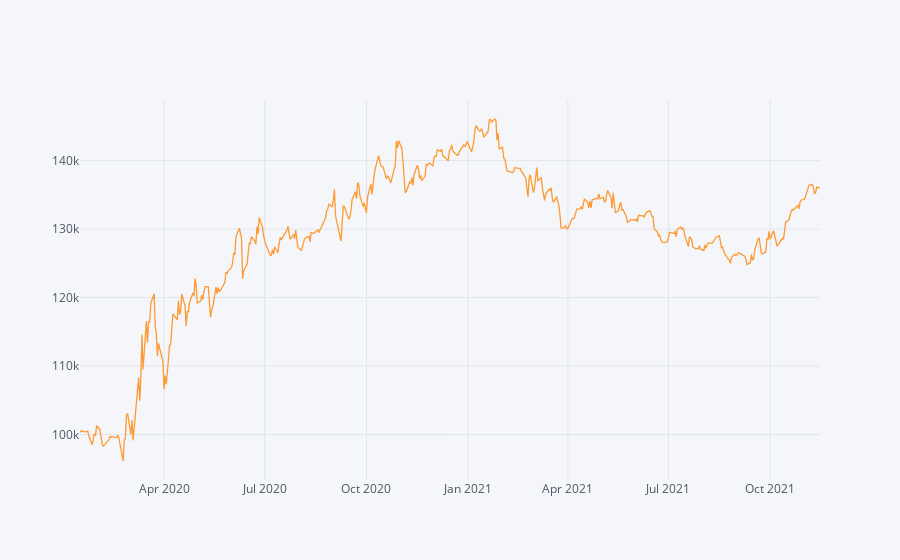

The notebook cell saved with this chart:
### Code cell
r_df = results['result_df']
#Calculate the Absolute Return of our trend-following trading strategy
absolute_return_tf = (r_df['account_val'].iloc[-1]-starting_capital)/starting_capital

#Calculate the CAGR or our trend-following trading strategy
CAGR_tf = ((r_df['account_val'].iloc[-1]/starting_capital)**(252/len(df)))-1
#or
CAGR_tf = ((r_df['account_val'].iloc[-1]/starting_capital)**(365/(df.index[-1] - df.index[0]).days))-1

#Calculate the IR (Sharpe without RF-rate) of our trend-following trading strategy
information_ratio_tf=(r_df.account_val.pct_change().mean()/r_df.account_val.pct_change().std())*((252) **0.5)

#Plot the equity curve (hint: use 'account_val')
r_df.account_val.iplot()
#or
r_df.account_val.plot()

### Figure 1 — Plotly figure (JSON) as saved in the notebook; plotly's stock layout.template omitted (floating-point values rounded to 4 significant figures; data arrays with more than 128 entries replaced by an {"elided": "..."} marker saying what was removed)
{"data": [{"line": {"color": "rgba(255, 153, 51, 1.0)", "dash": "solid", "shape": "linear", "width": 1.3}, "mode": "lines", "name": "account_val", "text": "", "type": "scatter", "x": {"elided": "463 str values"}, "y": {"elided": "463 float values"}}], "layout": {"legend": {"bgcolor": "#F5F6F9", "font": {"color": "#4D5663"}}, "paper_bgcolor": "#F5F6F9", "plot_bgcolor": "#F5F6F9", "title": {"font": {"color": "#4D5663"}}, "xaxis": {"gridcolor": "#E1E5ED", "showgrid": true, "tickfont": {"color": "#4D5663"}, "title": {"font": {"color": "#4D5663"}, "text": ""}, "zerolinecolor": "#E1E5ED"}, "yaxis": {"gridcolor": "#E1E5ED", "showgrid": true, "tickfont": {"color": "#4D5663"}, "title": {"font": {"color": "#4D5663"}, "text": ""}, "zerolinecolor": "#E1E5ED"}}}
